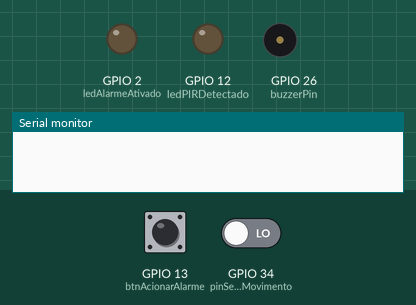
This sketch was run on a simulated ESP32. Shown: output pins drawn as LEDs (lit = HIGH), buzzer (waves = sounding), the last lines printed to the serial monitor. The inputs (shaded band) are chosen by the test bench; at power-on: GPIO 13 (btnAcionarAlarme) HIGH, GPIO 34 (pinSensorMovimento) LOW.

Above: at 2.2 s.
2.3 s: GPIO 13 (btnAcionarAlarme) pulled LOW for 0.15 s
At 3.8 s:
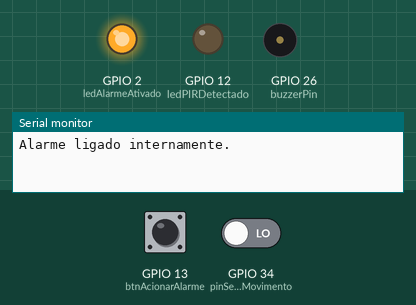
4.3 s: GPIO 34 (pinSensorMovimento) driven HIGH
At 4.4 s:
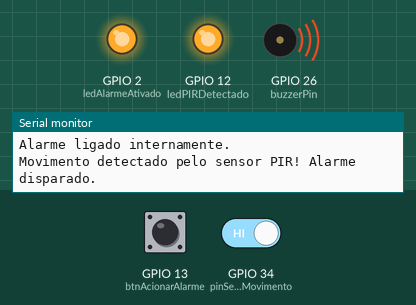
7.3 s: GPIO 13 (btnAcionarAlarme) pulled LOW for 1 s
At 8.2 s:
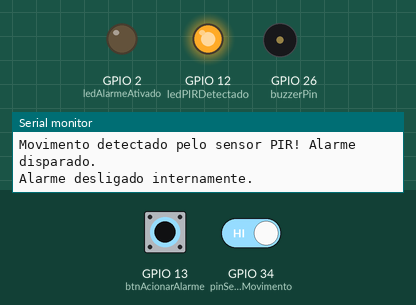
9.8 s: GPIO 13 (btnAcionarAlarme) pulled LOW for 3.2 s
At 10.15 s:
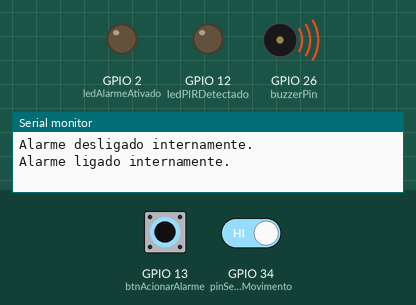
15.1 s: GPIO 34 (pinSensorMovimento) driven LOW
At 15.3 s:
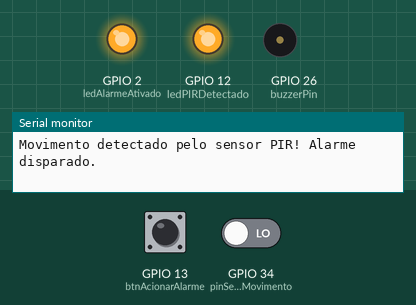
16.9 s: GPIO 13 (btnAcionarAlarme) pulled LOW for 0.15 s
At 17.17 s:
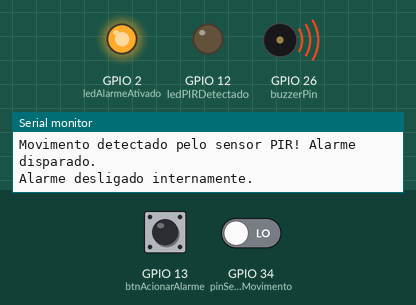
Timing chart, 0 to 19.7 s (numbered marks = the images above; inputs shaded):
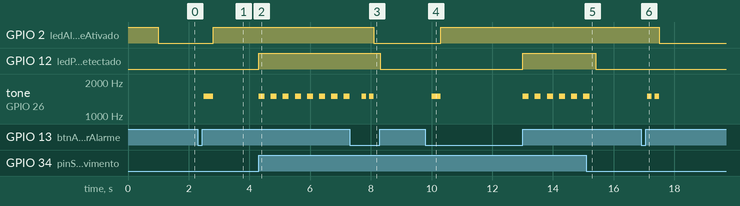

The sketch:

AlarmeSensor.ino
```cpp
// Pinos do Alarme
const int btnAcionarAlarme = 13;          // Botão para ligar/desligar alarme (INPUT)
const int pinSensorMovimento = 34;        // Pino do sensor movimento (PIR HC-SR501) (INPUT)
const int buzzerPin = 26;                 // Buzzer do alarme (OUTPUT)
const int ledAlarmeAtivado = 2;           // LED que indica que o alarme está ativado (OUTPUT)
const int ledPIRDetectado = 12;           // LED que acende quando o PIR detecta movimento (OUTPUT)

bool alarmeAtivo = false;                 // Variável para controlar se o alarme está ligado ou desligado

void setup() {
    Serial.begin(115200);

    // Configura os pinos
    pinMode(btnAcionarAlarme, INPUT_PULLUP);        // Pino de entrada com pull-up interno
    pinMode(buzzerPin, OUTPUT);                     // Pino de saida
    pinMode(pinSensorMovimento, INPUT);             // Pino do sensor PIR
    pinMode(ledAlarmeAtivado, OUTPUT);              // LED do alarme ativado
    pinMode(ledPIRDetectado, OUTPUT);               // LED do sensor PIR

    digitalWrite(ledAlarmeAtivado, HIGH);  // Acende o LED
    delay(1000);
    digitalWrite(ledAlarmeAtivado, LOW);  // Apaga o LED
}

// Função para atualizar o estado do alarme
void loop() {
    // Verifica se o botão de acionamento do alarme foi pressionado
    if (digitalRead(btnAcionarAlarme) == LOW) {
        delay(200);  // Debounce para evitar leituras múltiplas rápidas

        alarmeAtivo = !alarmeAtivo;  // Alterna o estado do alarme
        Serial.println(alarmeAtivo ? "\nAlarme ligado internamente." : "\nAlarme desligado internamente.");

        alarmeAtivo ? alarmeLigando() : alarmeDesligando();

        // Liga ou desliga o LED que indica se alarme está ativado
        digitalWrite(ledAlarmeAtivado, alarmeAtivo ? HIGH : LOW);

        // Aguarda até o botão ser solto antes de continuar
        while (digitalRead(btnAcionarAlarme) == LOW) {
            delay(10);
        }
    }


    // Verifica o estado do sensor de movimento
    if (alarmeAtivo && digitalRead(pinSensorMovimento) == HIGH) {
        Serial.println("Movimento detectado pelo sensor PIR! Alarme disparado.");
        digitalWrite(ledPIRDetectado, HIGH);            // Liga o LED quando o PIR detecta movimento
        alarmeTocando();                                // Opcional: você pode disparar o alarme também
    } else {
        digitalWrite(ledPIRDetectado, LOW);             // Desliga o LED se não houver detecção de movimento
    }
}

// Som de disparo do alarme
void alarmeTocando() {
    tone(buzzerPin, 1500);
    delay(200);
    noTone(buzzerPin);
    delay(200);
}

// Som de ligar o alarme
void alarmeLigando() {
    tone(buzzerPin, 1500);
    delay(300);
    noTone(buzzerPin);
}

// Som de desligar o alarme
void alarmeDesligando() {
    tone(buzzerPin, 1500);
    delay(150);
    noTone(buzzerPin);
    delay(100);
    tone(buzzerPin, 1500);
    delay(150);
    noTone(buzzerPin);
}
```

Measured:
- after the input at 2.3 s, GPIO 2 (ledAlarmeAtivado): LOW → HIGH after 0.50 s; tone on GPIO 26 (buzzerPin): silent → 1500 Hz after 0.20 s, → silent 0.30 s later
- after the input at 4.3 s, GPIO 12 (ledPIRDetectado): LOW → HIGH at once; tone on GPIO 26 (buzzerPin): alternates 1500 Hz for 0.20 s and silent for 0.20 s, starting at once
- after the input at 7.3 s, GPIO 2 (ledAlarmeAtivado): HIGH → LOW after 0.80 s; GPIO 12 (ledPIRDetectado): HIGH → LOW after 1.0 s
- after the input at 9.8 s, GPIO 2 (ledAlarmeAtivado): LOW → HIGH after 0.50 s; GPIO 12 (ledPIRDetectado): LOW → HIGH after 3.2 s; tone on GPIO 26 (buzzerPin): goes 1500 Hz 0.30 s, silent 2.7 s, 5 × (1500 Hz 0.20 s, silent 0.20 s), then 1500 Hz, starting after 0.20 s
- after the input at 15.1 s, GPIO 12 (ledPIRDetectado): HIGH → LOW after 0.30 s; tone on GPIO 26 (buzzerPin): goes on until 15.2 s, then stays silent
- after the input at 16.9 s, GPIO 2 (ledAlarmeAtivado): HIGH → LOW after 0.60 s; tone on GPIO 26 (buzzerPin): alternates 1500 Hz for 0.15 s and silent for 0.10 s, 4 changes in all, then stays silent, starting after 0.20 s
